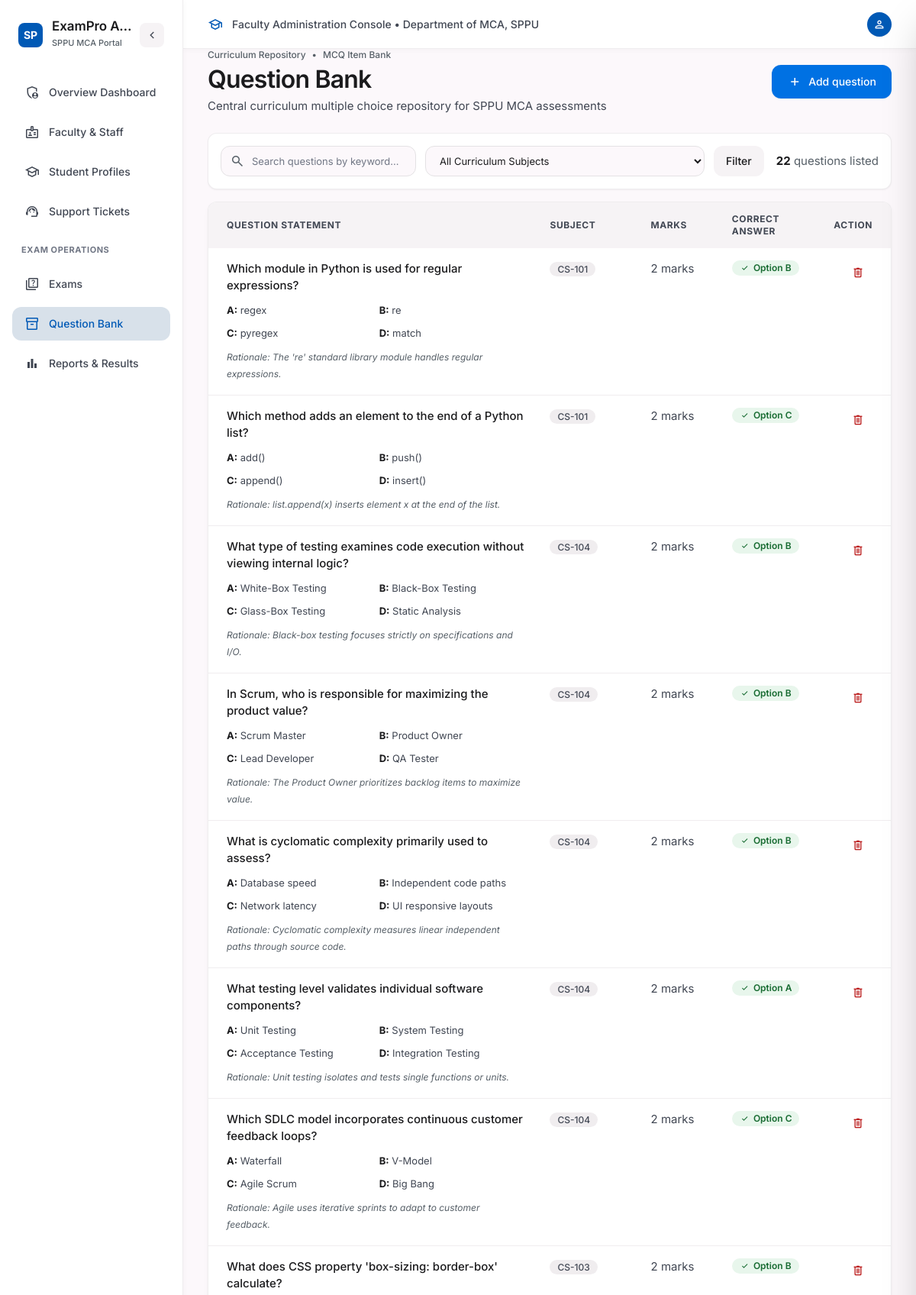
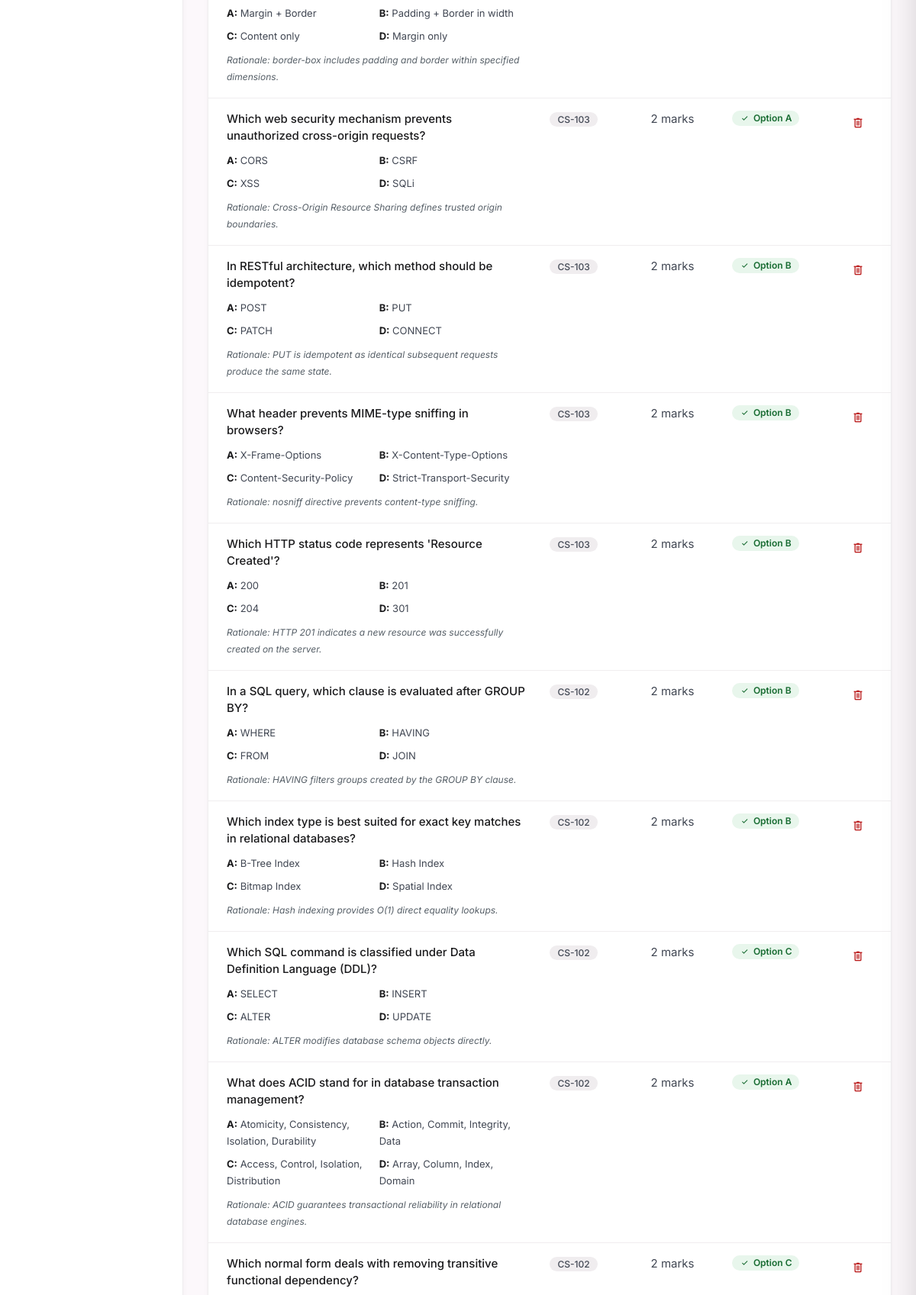
/admin/questions (signed in, upper part), run on the app's committed database (2 pictures, top to bottom).
### tables this page shows
CREATE TABLE questions (
    id INTEGER PRIMARY KEY AUTOINCREMENT,
    subject_id INTEGER NOT NULL,
    question_text TEXT NOT NULL,
    option_a TEXT NOT NULL,
    option_b TEXT NOT NULL,
    option_c TEXT NOT NULL,
    option_d TEXT NOT NULL,
    correct_option TEXT NOT NULL CHECK(correct_option IN ('A', 'B', 'C', 'D')),
    marks INTEGER NOT NULL DEFAULT 1 CHECK(marks > 0),
    explanation TEXT,
    created_at TIMESTAMP DEFAULT CURRENT_TIMESTAMP,
    FOREIGN KEY (subject_id) REFERENCES subjects(id) ON DELETE CASCADE
);

CREATE TABLE subjects (
    id INTEGER PRIMARY KEY AUTOINCREMENT,
    code TEXT NOT NULL UNIQUE,
    name TEXT NOT NULL,
    description TEXT
);

### app.py (the view, shortened to what this page needs)
@app.route("/admin/questions", methods=["GET", "POST"])
@staff_required
def admin_questions_page():
    subject_filter = request.args.get("subject", "").strip()
    search_query = request.args.get("q", "").strip()
    subjects = query_db("SELECT id, code, name FROM subjects ORDER BY code")
    query = """
        SELECT q.*, s.name as subject_name, s.code as subject_code
        FROM questions q
        JOIN subjects s ON q.subject_id = s.id
        WHERE 1=1
    """
    params = []
    if subject_filter and subject_filter.isdigit():
        query += " AND q.subject_id = ?"
        params.append(int(subject_filter))
    if search_query:
        query += " AND (q.question_text LIKE ? OR q.explanation LIKE ?)"
        term = f"%{search_query}%"
        params.extend([term, term])
    query += " ORDER BY q.id DESC"
    questions = query_db(query, params)
    return render_template(
        "questions.html",
        questions=questions,
        subjects=subjects,
        selected_subject=subject_filter,
        search_query=search_query,
    )

### app.py (called while the page is built)
def get_current_user():
    user_id = session.get("user_id")
    if not user_id:
        return None
    if "current_user" not in g:
        g.current_user = query_db(
            """SELECT id, username, email, full_name, role, roll_number,
                      contact_number, profile_photo, department, designation,
                      is_approved, created_at
               FROM users WHERE id = ?""",
            (user_id,),
            one=True,
        )
    return g.current_user

@app.context_processor
def inject_global_data():
    user = get_current_user()
    pending_count = get_pending_staff_count() if user and user.get("role") == "admin" else 0
    return {
        "current_user": user,
        "pending_staff_count": pending_count,
        "current_year": datetime.now().year,
        "app_title": "ExamPro — Online Examination System",
    }

def staff_required(f):
    @wraps(f)
    def decorated_function(*args, **kwargs):
        user = get_current_user()
        if not user or user["role"] not in ("admin", "staff"):
            if request.path.startswith("/api/"):
                return jsonify({"success": False, "error": "Faculty & Staff authorization required"}), 403
            flash("Please sign in with Faculty & Staff credentials to access this console.", "warning")
            return redirect(url_for("staff_login_page"))
        if user["role"] == "staff" and user.get("is_approved") == 0:
            flash("Your faculty account is pending administrative verification and approval by the Department Head.", "warning")
            return redirect(url_for("staff_login_page"))
        return f(*args, **kwargs)
    return decorated_function

### database.py (called while the page is built)
def make_connection():
    conn = sqlite3.connect(DB_PATH)
    conn.row_factory = sqlite3.Row
    conn.execute("PRAGMA foreign_keys = ON;")
    conn.execute("PRAGMA journal_mode = WAL;")
    ensure_schema_upgrades(conn)
    return conn

def get_db():
    if "db" not in g:
        g.db = make_connection()
    return g.db

def query_db(query, args=(), one=False):
    try:
        db = get_db()
    except RuntimeError:
        with db_session() as conn:
            cur = conn.execute(query, args)
            rv = cur.fetchall()
            cur.close()
            return (dict(rv[0]) if rv else None) if one else [dict(r) for r in rv]
    cur = db.execute(query, args)
    rv = cur.fetchall()
    cur.close()
    return (dict(rv[0]) if rv else None) if one else [dict(r) for r in rv]

### templates/questions.html (shortened to what this page needs)
{% extends "admin/base_admin.html" %}
{% block content %}
<div class="flex flex-col md:flex-row md:items-center justify-between gap-space-md mb-space-lg">
  <div class="flex flex-col">
    <div class="flex items-center gap-space-xs text-secondary font-label-sm text-label-sm mb-1">
      <span>Curriculum Repository</span>
      <span>&bull;</span>
      <span>MCQ Item Bank</span>
    </div>
    <h1 class="font-headline-xl text-headline-xl text-on-surface tracking-tight">Question Bank</h1>
    <p class="font-body-md text-body-md text-on-surface-variant mt-1">
      Central curriculum multiple choice repository for SPPU MCA assessments
    </p>
  </div>
  <div class="flex items-center gap-space-sm">
    <button type="button" onclick="openDrawer()" class="h-11 px-5 rounded-xl bg-primary-container text-on-primary font-label-md text-label-md flex items-center gap-space-xs shadow-sm hover:opacity-95 transition-opacity cursor-pointer">
      <span class="material-symbols-outlined text-[20px]">add</span>
      <span>Add question</span>
    </button>
  </div>
</div>
<div class="bg-surface-container-lowest rounded-xl p-4 shadow-sm mb-space-md border border-surface-container-highest/60 flex flex-col sm:flex-row items-center justify-between gap-4">
  <form method="GET" action="{{ url_for('admin_questions_page') }}" class="flex flex-wrap items-center gap-3 w-full sm:w-auto flex-1">
    <div class="relative flex-1 min-w-[240px]">
      <span class="material-symbols-outlined absolute left-3 top-2.5 text-secondary text-[20px]">search</span>
      <input type="text" name="q" value="{{ search_query }}" placeholder="Search questions by keyword..." class="w-full h-10 pl-10 pr-4 rounded-xl bg-surface text-on-surface placeholder:text-outline font-body-sm text-body-sm border border-surface-container-highest focus:outline-none focus:ring-2 focus:ring-primary-container transition-all"/>
    </div>
    <select name="subject" onchange="this.form.submit()" class="h-10 px-3.5 bg-surface text-on-surface font-body-sm text-body-sm rounded-xl border border-surface-container-highest focus:outline-none focus:ring-2 focus:ring-primary-container transition-all">
      <option value="">All Curriculum Subjects</option>
    </select>
    <button type="submit" class="h-10 px-4 rounded-xl bg-surface-container-low text-on-surface font-label-md text-label-md hover:bg-surface-container transition-colors">
      Filter
    </button>
  </form>
  <span class="text-secondary font-body-sm whitespace-nowrap">
    <strong class="text-on-surface">{{ questions|length }}</strong> questions listed
  </span>
</div>
<div class="bg-surface-container-lowest rounded-xl shadow-[0_1px_3px_rgba(0,0,0,0.03),0_4px_12px_rgba(0,0,0,0.02)] overflow-hidden border border-surface-container-highest/60">
  <div class="w-full overflow-x-auto">
    <table class="w-full text-left border-collapse">
      <thead>
        <tr class="bg-surface-container-low text-on-surface-variant font-label-sm text-label-sm uppercase tracking-wider select-none">
          <th class="py-3.5 pl-6 pr-4 w-[50%]" scope="col">Question Statement</th>
          <th class="py-3.5 px-4 w-[15%]" scope="col">Subject</th>
          <th class="py-3.5 px-4 w-[12%]" scope="col">Marks</th>
          <th class="py-3.5 px-4 w-[15%]" scope="col">Correct Answer</th>
          <th class="py-3.5 pl-4 pr-6 text-right w-[8%]" scope="col">Action</th>
        </tr>
      </thead>
      <tbody class="font-body-md text-body-md text-on-surface divide-y divide-surface-container">
        {% for q in questions %}
        <tr class="hover:bg-surface-container-low/40 transition-colors">
          <td class="py-4 pl-6 pr-4 align-top">
            <div class="flex flex-col gap-1.5">
              <span class="font-medium text-on-surface">{{ q.question_text }}</span>
              <div class="grid grid-cols-2 gap-2 pt-1 text-[13px] text-on-surface-variant">
                <div><strong class="text-on-surface">A:</strong> {{ q.option_a }}</div>
                <div><strong class="text-on-surface">B:</strong> {{ q.option_b }}</div>
                <div><strong class="text-on-surface">C:</strong> {{ q.option_c }}</div>
                <div><strong class="text-on-surface">D:</strong> {{ q.option_d }}</div>
              </div>
              {% if q.explanation %}
                <span class="text-[12px] text-secondary mt-1 italic">
                  Rationale: {{ q.explanation }}
                </span>
              {% endif %}
            </div>
          </td>
          <td class="py-4 px-4 align-top whitespace-nowrap">
            <span class="px-2.5 py-0.5 rounded-full bg-surface-container font-label-sm text-label-sm text-on-surface-variant font-medium">
              {{ q.subject_code }}
            </span>
          </td>
          <td class="py-4 px-4 align-top whitespace-nowrap text-on-surface-variant font-body-sm">
            {{ q.marks }} marks
          </td>
          <td class="py-4 px-4 align-top whitespace-nowrap">
            <span class="inline-flex items-center gap-1 px-2.5 py-0.5 rounded-full font-label-sm text-label-sm text-[#176B31] bg-[#E8F6EC] font-semibold">
              <span class="material-symbols-outlined text-[14px]">check</span>
              Option {{ q.correct_option }}
            </span>
          </td>
          <td class="py-4 pl-4 pr-6 align-top text-right whitespace-nowrap">
            <form action="{{ url_for('admin_delete_question', item_id=q.id) }}" method="POST" onsubmit="return confirm('Remove question from question bank?');" class="inline">
              <button type="submit" class="h-8 px-2.5 rounded-lg text-error hover:bg-error-container hover:text-on-error-container transition-colors inline-flex items-center gap-1 font-label-sm text-label-sm" title="Delete Question">
                <span class="material-symbols-outlined text-[18px]">delete</span>
              </button>
            </form>
          </td>
        </tr>
        {% else %}
        <tr>
          <td colspan="5" class="py-8 text-center text-secondary">
            No questions found matching your filter criteria. Click "Add question" above to create one.
          </td>
        </tr>
        {% endfor %}
      </tbody>
    </table>
  </div>
</div>
{% endblock %}

### data on the page
questions: question_text "Which module in Python is used for regular expressions?", option_a "regex", option_b "re", option_c "pyregex", option_d "match", explanation "The 're' standard library module handles regular expressions.", subject_code "CS-101", marks "2", correct_option "B"
questions: question_text "Which method adds an element to the end of a Python list?", option_a "add()", option_b "push()", option_c "append()", option_d "insert()", explanation "list.append(x) inserts element x at the end of the list.", subject_code "CS-101", marks "2", correct_option "C"
questions: question_text "What type of testing examines code execution without viewing internal logic?", option_a "White-Box Testing", option_b "Black-Box Testing", option_c "Glass-Box Testing", option_d "Static Analysis", explanation "Black-box testing focuses strictly on specifications and I/O.", subject_code "CS-104", marks "2", correct_option "B"
questions: question_text "In Scrum, who is responsible for maximizing the product value?", option_a "Scrum Master", option_b "Product Owner", option_c "Lead Developer", option_d "QA Tester", explanation "The Product Owner prioritizes backlog items to maximize value.", subject_code "CS-104", marks "2", correct_option "B"
questions: question_text "What is cyclomatic complexity primarily used to assess?", option_a "Database speed", option_b "Independent code paths", option_c "Network latency", option_d "UI responsive layouts", explanation "Cyclomatic complexity measures linear independent paths through source code.", subject_code "CS-104", marks "2", correct_option "B"
questions: question_text "What testing level validates individual software components?", option_a "Unit Testing", option_b "System Testing", option_c "Acceptance Testing", option_d "Integration Testing", explanation "Unit testing isolates and tests single functions or units.", subject_code "CS-104", marks "2", correct_option "A"
questions: question_text "Which SDLC model incorporates continuous customer feedback loops?", option_a "Waterfall", option_b "V-Model", option_c "Agile Scrum", option_d "Big Bang", explanation "Agile uses iterative sprints to adapt to customer feedback.", subject_code "CS-104", marks "2", correct_option "C"
questions: question_text "What does CSS property 'box-sizing: border-box' calculate?", option_a "Margin + Border", option_b "Padding + Border in width", option_c "Content only", option_d "Margin only", explanation "border-box includes padding and border within specified dimensions.", subject_code "CS-103", marks "2", correct_option "B"
questions: question_text "Which web security mechanism prevents unauthorized cross-origin requests?", option_a "CORS", option_b "CSRF", option_c "XSS", option_d "SQLi", explanation "Cross-Origin Resource Sharing defines trusted origin boundaries.", subject_code "CS-103", marks "2", correct_option "A"
questions: question_text "In RESTful architecture, which method should be idempotent?", option_a "POST", option_b "PUT", option_c "PATCH", option_d "CONNECT", explanation "PUT is idempotent as identical subsequent requests produce the same state.", subject_code "CS-103", marks "2", correct_option "B"
questions: question_text "What header prevents MIME-type sniffing in browsers?", option_a "X-Frame-Options", option_b "X-Content-Type-Options", option_c "Content-Security-Policy", option_d "Strict-Transport-Security", explanation "nosniff directive prevents content-type sniffing.", subject_code "CS-103", marks "2", correct_option "B"
questions: question_text "Which HTTP status code represents 'Resource Created'?", option_a "200", option_b "201", option_c "204", option_d "301", explanation "HTTP 201 indicates a new resource was successfully created on the server.", subject_code "CS-103", marks "2", correct_option "B"
questions: question_text "In a SQL query, which clause is evaluated after GROUP BY?", option_a "WHERE", option_b "HAVING", option_c "FROM", option_d "JOIN", explanation "HAVING filters groups created by the GROUP BY clause.", subject_code "CS-102", marks "2", correct_option "B"
questions: question_text "Which index type is best suited for exact key matches in relational databases?", option_a "B-Tree Index", option_b "Hash Index", option_c "Bitmap Index", option_d "Spatial Index", explanation "Hash indexing provides O(1) direct equality lookups.", subject_code "CS-102", marks "2", correct_option "B"
questions: question_text "Which SQL command is classified under Data Definition Language (DDL)?", option_a "SELECT", option_b "INSERT", option_c "ALTER", option_d "UPDATE", explanation "ALTER modifies database schema objects directly.", subject_code "CS-102", marks "2", correct_option "C"
questions: question_text "What does ACID stand for in database transaction management?", option_a "Atomicity, Consistency, Isolation, Durability", option_b "Action, Commit, Integrity, Data", option_c "Access, Control, Isolation, Distribution", option_d "Array, Column, Index, Domain", explanation "ACID guarantees transactional reliability in relational database engines.", subject_code "CS-102", marks "2", correct_option "A"
questions: question_text "Which normal form deals with removing transitive functional dependency?", subject_code "CS-102", marks "2", correct_option "C"

### other printed values
{{ questions|length }} "22"
